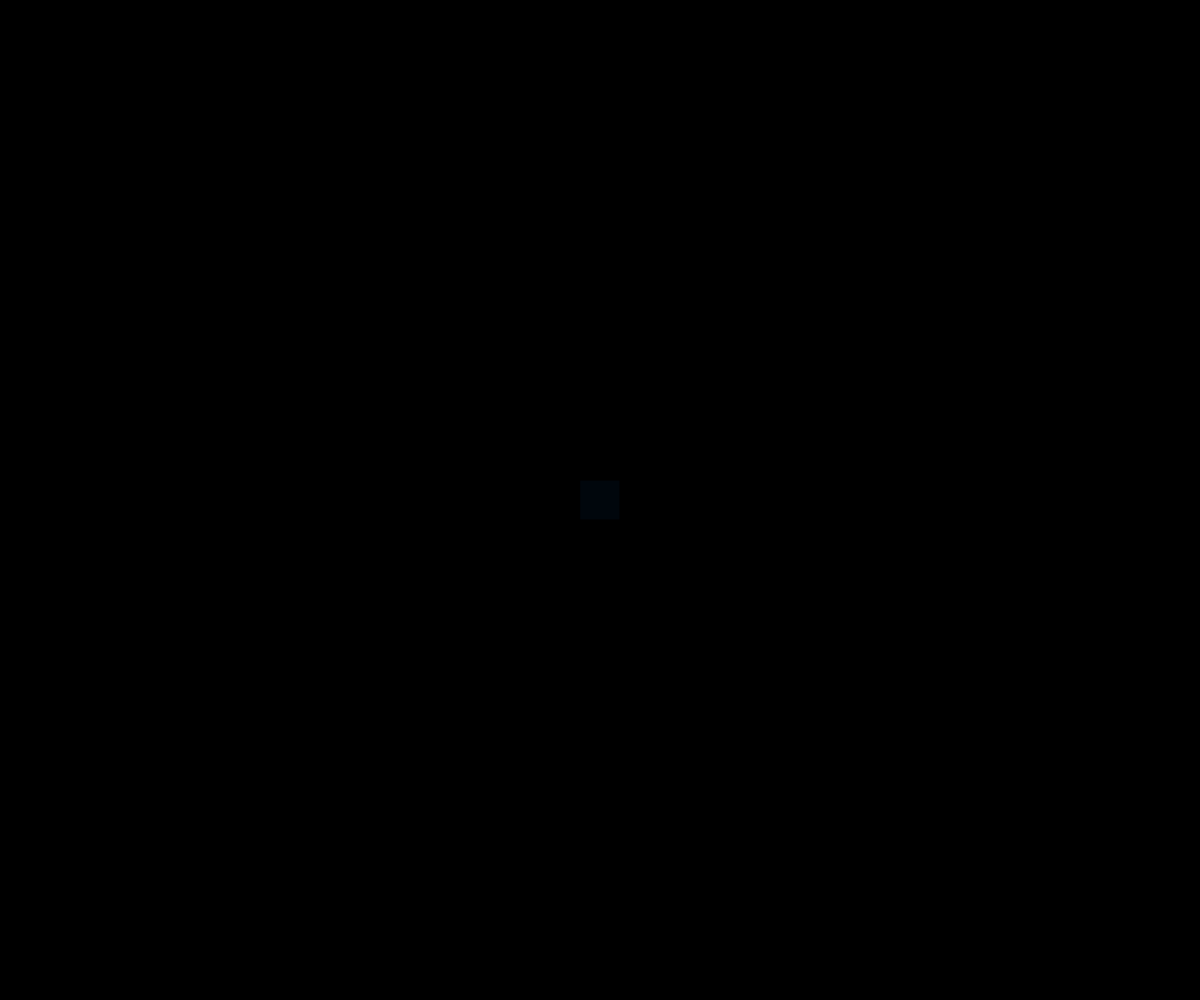
Frame 1 (no input)
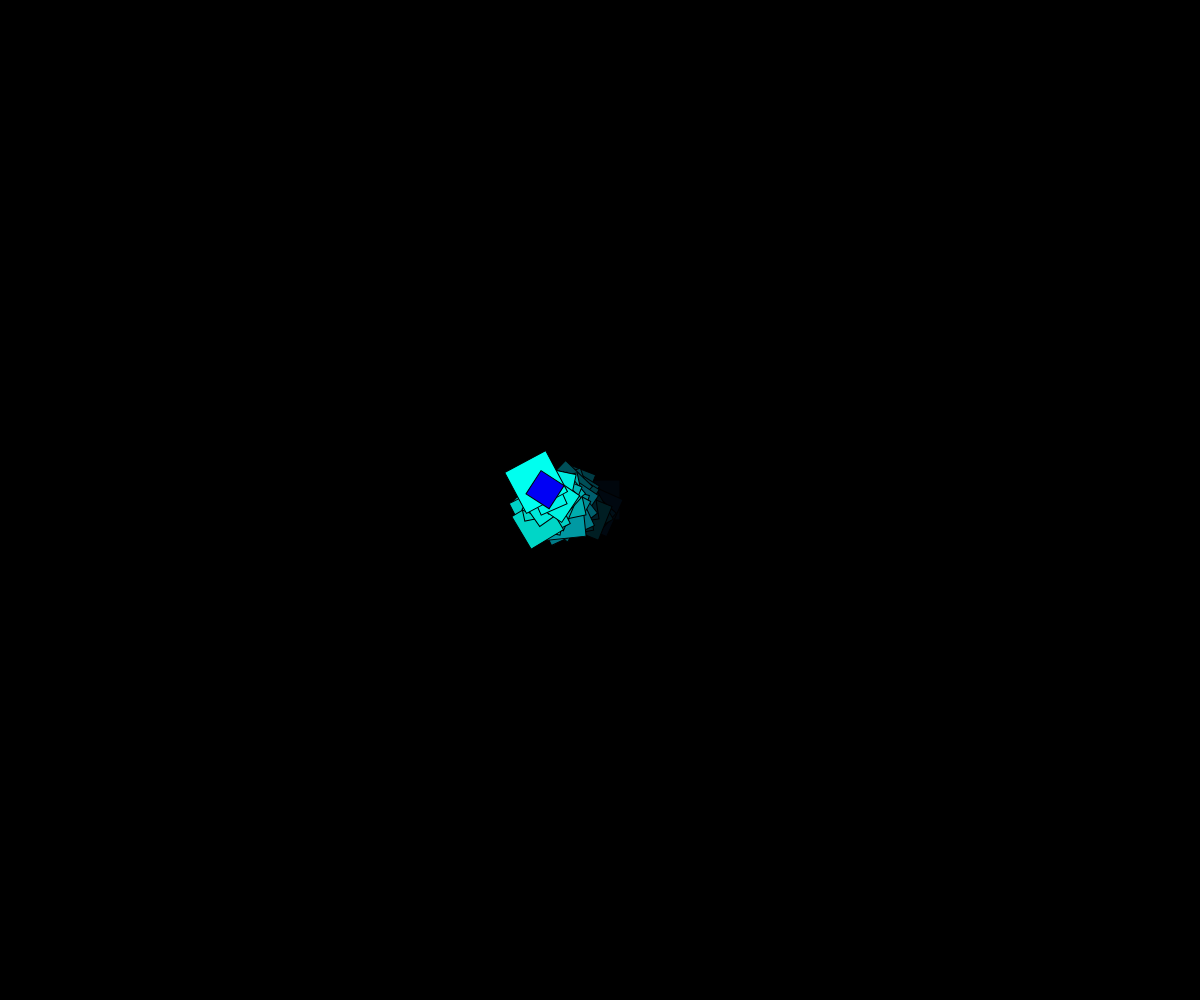
Frame 60 (no input)
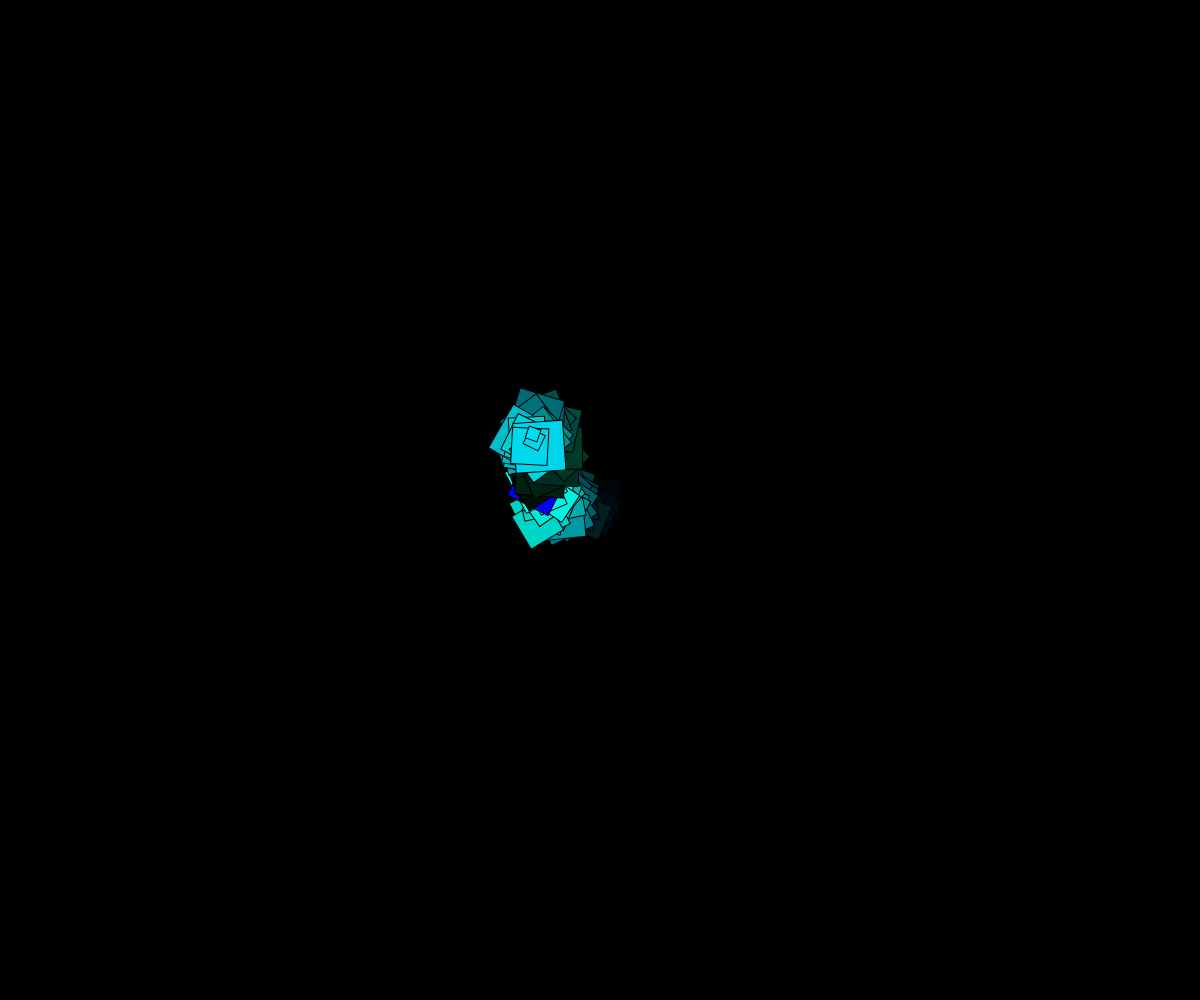
Frame 120 (the mouse pressed at the canvas centre since frame 60)

The p5.js sketch that drew these frames (run headless with seeded random() and noise() and a simulated clock; from frame 60 on, the mouse is pressed at the canvas centre):

// p5.js sketch
// ── sketch.js

let red = 0;
let blue = 0;
let green = 10;

let positionX;
let positionY;
let angle;


function setup()
{
    createCanvas(windowWidth, windowHeight);
    background("black");
    positionX = windowWidth/2;
    positionY = windowHeight/2;
    angle = 0;
}


function draw()
{
    translate(positionX,positionY);

    blue += random(0,8);
    green += random(0,8);

    blue = blue%255;
    green = green%255;

    value = floor(random(0,windowWidth));
    let rectangleSize = map(value,0,windowWidth, 10,50);
    rotate(radians(angle));
    fill(red,blue,green);
    rect(0 - rectangleSize/2,0 - rectangleSize/2,rectangleSize,rectangleSize);

    positionX += random(-10,10);
    positionY += random(-10,10);

    postionX = positionX%windowWidth;
    positionY = positionY%windowHeight;

    angle+= floor(random(0,270));
}
